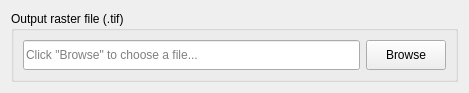
<?xml version="1.0" encoding="UTF-8"?>
<ui version="4.0">
 <class>WidgetDataIOImportSelectRasterOutput</class>
 <widget class="QWidget" name="WidgetDataIOImportSelectRasterOutput">
  <property name="geometry">
   <rect>
    <x>0</x>
    <y>0</y>
    <width>469</width>
    <height>81</height>
   </rect>
  </property>
  <property name="windowTitle">
   <string>Form</string>
  </property>
  <layout class="QVBoxLayout" name="verticalLayout">
   <item>
    <widget class="QGroupBox" name="groupBox_4">
     <property name="sizePolicy">
      <sizepolicy hsizetype="Preferred" vsizetype="Minimum">
       <horstretch>0</horstretch>
       <verstretch>0</verstretch>
      </sizepolicy>
     </property>
     <property name="title">
      <string>Output raster file (.tif)</string>
     </property>
     <layout class="QGridLayout" name="gridLayout">
      <item row="0" column="0">
       <widget class="QLineEdit" name="lineEdit_output_file">
        <property name="enabled">
         <bool>true</bool>
        </property>
        <property name="sizePolicy">
         <sizepolicy hsizetype="Expanding" vsizetype="Minimum">
          <horstretch>0</horstretch>
          <verstretch>0</verstretch>
         </sizepolicy>
        </property>
        <property name="minimumSize">
         <size>
          <width>0</width>
          <height>30</height>
         </size>
        </property>
        <property name="readOnly">
         <bool>true</bool>
        </property>
        <property name="placeholderText">
         <string>Click &quot;Browse&quot; to choose a file...</string>
        </property>
       </widget>
      </item>
      <item row="0" column="1">
       <widget class="QPushButton" name="btn_output_file_browse">
        <property name="enabled">
         <bool>true</bool>
        </property>
        <property name="sizePolicy">
         <sizepolicy hsizetype="Minimum" vsizetype="Minimum">
          <horstretch>0</horstretch>
          <verstretch>0</verstretch>
         </sizepolicy>
        </property>
        <property name="minimumSize">
         <size>
          <width>0</width>
          <height>30</height>
         </size>
        </property>
        <property name="maximumSize">
         <size>
          <width>120</width>
          <height>16777215</height>
         </size>
        </property>
        <property name="text">
         <string>Browse</string>
        </property>
       </widget>
      </item>
     </layout>
    </widget>
   </item>
  </layout>
 </widget>
 <resources/>
 <connections/>
</ui>
